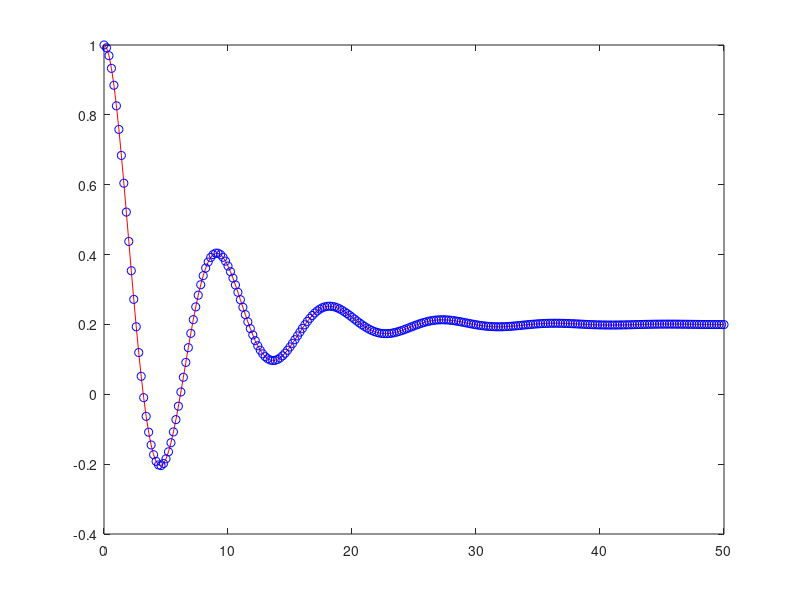
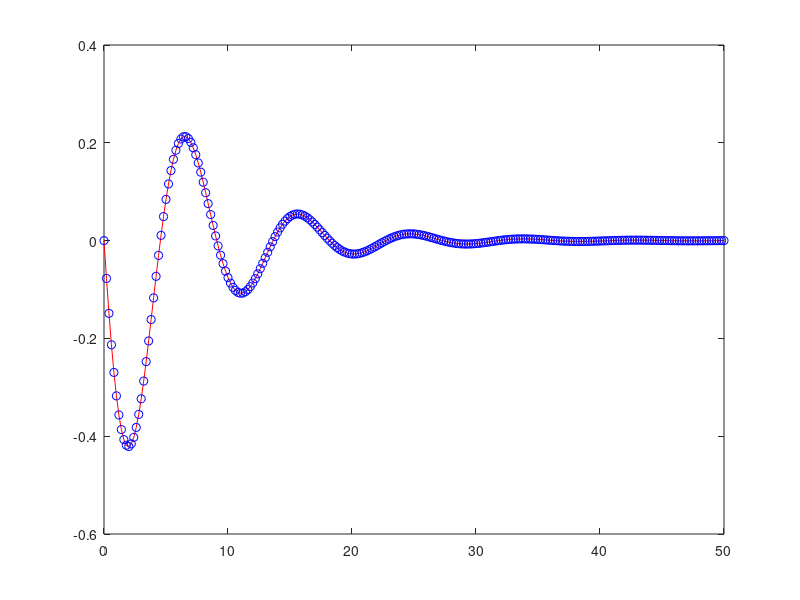

MATLAB code to generate these figures, in order:
clc; clear; close all
m = 10; % mass > 0
k = 5; % spring constant > 0
b = 3; % damping coefficient ≥ 1
A = [0 1; -k/m -b/m]; 
B = [0; 1/m];
Force = 1;

C = [1 0];
D = 0;

dt = 0.2;
t = 0:dt:50;

u = Force; 



xinit = [1;0];


Dynamics_without_disturbance = @(t,x) A*x+B*u; % rhs of function
[tt,True_States] = ode45(Dynamics_without_disturbance, t, xinit);


mysys_continous = ss(A,B,C,D);
mysys_discrete = c2d(mysys_continous,dt,'zoh');

F = mysys_discrete.A; % State transition matrix
G = mysys_discrete.B; % Input/Control transition Matrix
H = mysys_discrete.C; % Measurement Matrix

Estimate = [1;0];

Estimates_Vec(:,1) = Estimate;

for i = 2:length(True_States)
    % Prediction step
    Estimate = F*Estimate + G*u;
    Estimates_Vec(:,i) = Estimate;
end

plot(t,True_States(:,1),'r',t,Estimates_Vec(1,:),'bo')
figure
plot(t,True_States(:,2),'r',t,Estimates_Vec(2,:),'bo')
